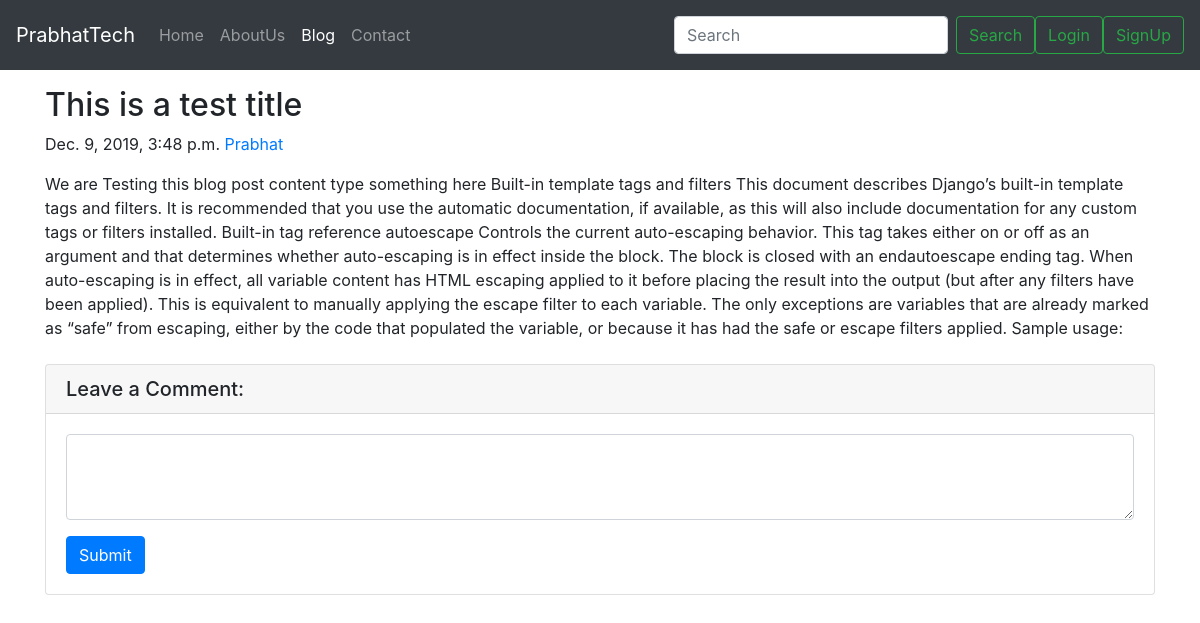
The app's page /blog/first-slug, older data.
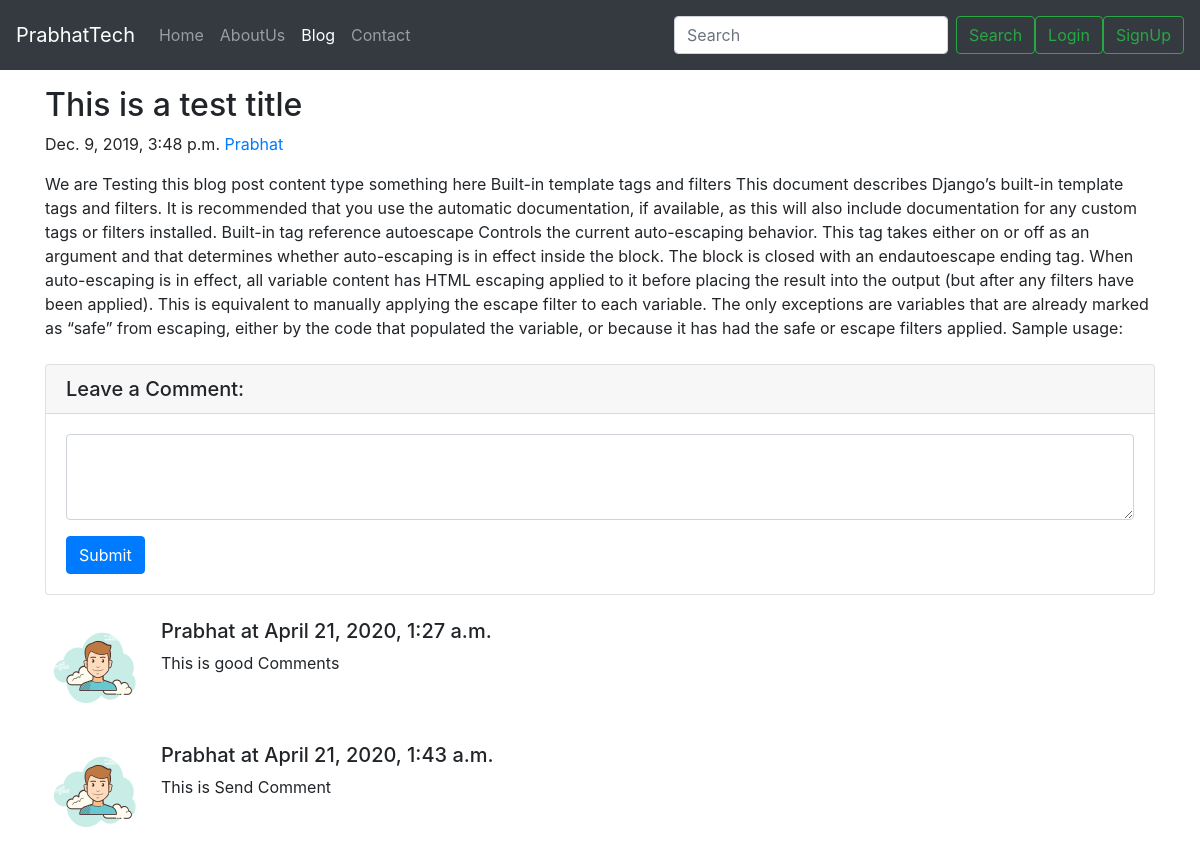
The same page, newer data.
### blog/models.py (models this page shows, shortened)
class BlogComment(models.Model):
    sno = models.AutoField(primary_key=True)
    comment = models.TextField()
    user = models.ForeignKey(User,on_delete=models.CASCADE)
    post = models.ForeignKey(Post, on_delete=models.CASCADE)
    parent = models.ForeignKey('self',on_delete=models.CASCADE, null=True)
    timestamp = models.DateTimeField(default=now)

### blog/views.py (the view)
# urls.py: path('<str:slug>',views.blogPost , name="blogPost" ),
def blogPost(request, slug):
    post = Post.objects.filter(slug=slug).first()
    comments = BlogComment.objects.filter(post=post)
    context = {'post':post, 'comments':comments}
    return render(request,'blog/blogPost.html', context)

### templates/blog/blogPost.html (shortened to what this page needs)
{% extends 'base.html' %}
{% block blogactive %} active {% endblock %}
{% block body %}
<div class="container my-3">
        <h2 class="blog-post-title">{{post.title}}</h2>
        <p class="blog-post-meta">{{post.timestamp}} <a href="/about">{{post.author}}</a></p>
        <p>{{post.content}}</p>
      </div>
      <div class="container">
        <div class="card my-4">
          <h5 class="card-header">Leave a Comment:</h5>
          <div class="card-body">
            <form action="/blog/postComment" method="post">
              <div class="form-group">
                <textarea class="form-control" name="comment" rows="3"></textarea>
              </div>
              <button type="submit" class="btn btn-primary">Submit</button>
            </form>
          </div>
        </div>
        <form >
        {% for comment in comments %}
        <div class="media mb-4">
          <img class="d-flex mr-3 rounded-circle" src="../static/user.png" alt="" height="100px">
          <div class="media-body">
            <h5 class="mt-0">{{comment.user.username|title}} at {{comment.timestamp}}</h5>
            {{comment.comment}}
          </div>
        </div>
        {% endfor %}
      </div>
{% endblock body %}

Row changes from the older to the newer data that the page shows:
added BlogComment: user.username "Prabhat", timestamp "April 21, 2020, 1:27 a.m.", comment "This is good Comments"
added BlogComment: user.username "Prabhat", timestamp "April 21, 2020, 1:43 a.m.", comment "This is Send Comment"
